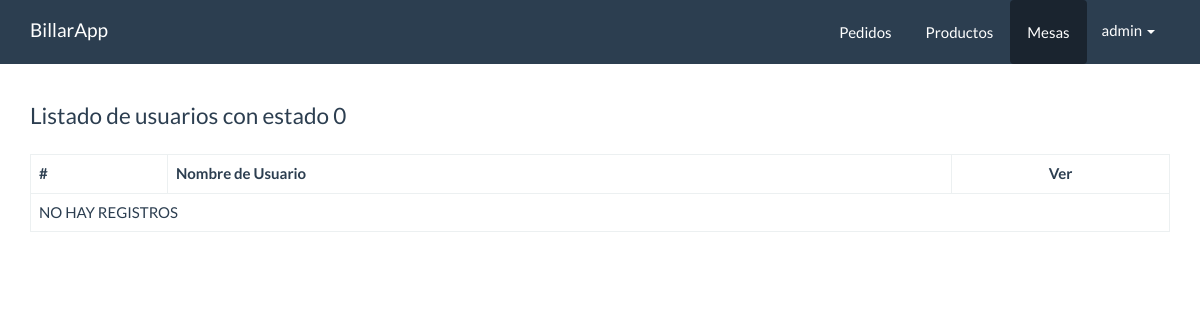
Page /panel/productos/mesas.php on the earlier database version.
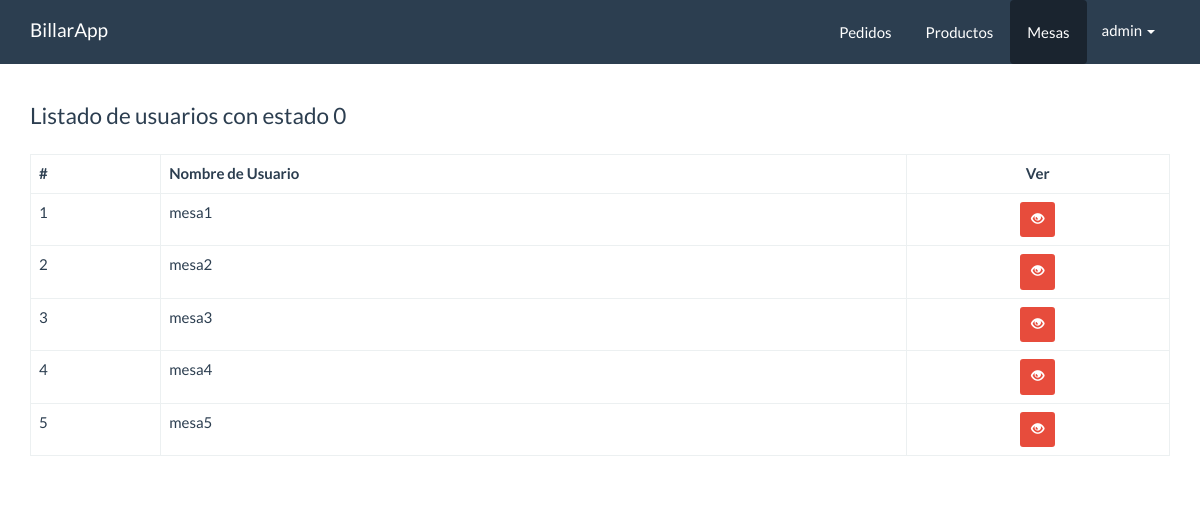
Same page on the later database version.
### tables this page shows
CREATE TABLE `usuarios` (
  `id` int(11) NOT NULL,
  `nombre_usuario` varchar(100) NOT NULL,
  `clave` varchar(150) NOT NULL,
  `estado` int(11) NOT NULL DEFAULT 1,
  `tiempo_inicio` timestamp NULL DEFAULT NULL,
  `tiempo_fin` timestamp NULL DEFAULT NULL
);

### src/Pedido.php (called while the page is built, shortened)
<?php
class Pedido
{
    private $cn = null;
    public function __construct()
    {
        $this->config = parse_ini_file(__DIR__ . '/../config.ini');
        $this->cn = new \PDO($this->config['dns'], $this->config['usuario'], $this->config['clave'], array(
            \PDO::MYSQL_ATTR_INIT_COMMAND => 'SET NAMES utf8'
        ));
    }
    public function mostrarMesas()
    {
        $sql = "SELECT nombre_usuario FROM usuarios WHERE estado = 0;
        ";
        $resultado = $this->cn->prepare($sql);
        if ($resultado->execute())
            return  $resultado->fetchAll();
        return false;
    }
}

### panel/productos/mesas.php (the view, shortened to what this page needs)
<!DOCTYPE html>
<html lang="en">
<head>
    <link rel="stylesheet" href="../../assets/css/bootstrap.min.css">
    <link rel="stylesheet" href="../../assets/css/estilos.css">
</head>
<body>
    <nav class="navbar navbar-default navbar-fixed-top">
        <div class="container">
            <div class="navbar-header">
                <a class="navbar-brand" href="../dashboard.php">BillarApp</a>
            </div>
            <div id="navbar" class="navbar-collapse collapse">
                <ul class="nav navbar-nav pull-right">
                    <li>
                        <a href="../pedidos/index.php" class="btn">Pedidos</a>
                    </li>
                    <li>
                        <a href="index.php" class="btn">Productos</a>
                    </li>
                    <li class="active">
                        <a href="" class="btn">Mesas</a>
                    </li>
                    <li class="dropdown">
                        <a href="#" class="dropdown-toggle" data-toggle="dropdown" role="button" aria-haspopup="true" aria-expanded="false">admin <span class="caret"></span></a>
                    </li>
                </ul>
            </div>
        </div>
    </nav>
    <div class="container" id="main">
        <div class="row">
            <div class="col-md-12">
                <fieldset>
                    <legend>Listado de usuarios con estado 0</legend>
                    <table class="table table-bordered">
                        <thead>
                            <tr>
                                <th>#</th>
                                <th>Nombre de Usuario</th>
                                <th class="text-center">Ver</th>
                            </tr>
                        </thead>
                        <tbody>
                            <?php
                            $pedido = new billar\Pedido;
                            $info_pedido = $pedido->mostrarMesas();
                            $cantidad = count($info_pedido);
                            if ($cantidad > 0) {
                                $c = 0;
                                for ($x = 0; $x < $cantidad; $x++) {
                                    $c++;
                                    $item = $info_pedido[$x];
                            ?>
                                    <tr>
                                        <td><?php echo $c; ?></td>
                                        <td><?php echo $item['nombre_usuario']; ?></td>
                                        <td class="text-center">
                                            <a href="../pedidos/ver_mesa.php?id=<?php echo urlencode($item['nombre_usuario']); ?>" class="btn btn-danger btn-sm"><span class="glyphicon glyphicon-eye-open"></span></a>
                                        </td>
                                    </tr>
                                <?php
                                }
                            } else {
                                ?>
                                <tr>
                                    <td colspan="3">NO HAY REGISTROS</td>
                                </tr>
                            <?php } ?>
                        </tbody>
                    </table>
                </fieldset>
            </div>
        </div>
    </div>
</body>
</html>

### assets/css/estilos.css (style rules this page uses)
#main { margin-top: 100px; }

Differences in the rows shown:
added usuarios: nombre_usuario "mesa1"
added usuarios: nombre_usuario "mesa2"
added usuarios: nombre_usuario "mesa3"
added usuarios: nombre_usuario "mesa4"
added usuarios: nombre_usuario "mesa5"
Other differences:
text no longer shown: "NO HAY REGISTROS"
